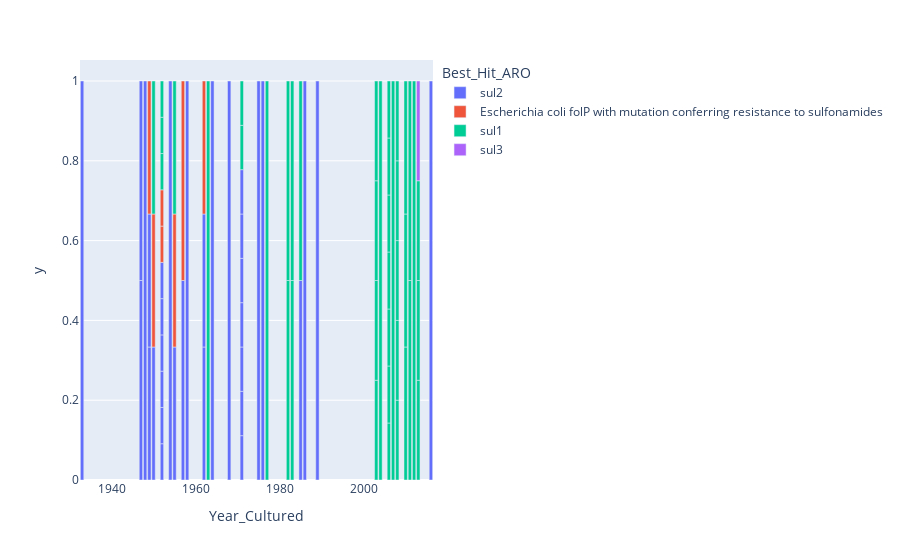

Notebook cell for this chart:
### Code cell
px.bar(
    sul_resist,
    x="Year_Cultured",
    y=sul_resist["Year_Cultured"].map(
        (1 / sul_resist["Year_Cultured"].value_counts()).to_dict()
    ),
    hover_data=[
        "Accession_Number",
        "Resistance Mechanism",
        "Best_Hit_ARO",
        "Drug Class",
        "AMR Gene Family",
        "Strain",
    ],
    color="Best_Hit_ARO",
)

### Figure 1 — Plotly figure (JSON) as saved in the notebook; plotly's stock layout.template omitted (floating-point values rounded to 4 significant figures; data arrays with more than 128 entries replaced by an {"elided": "..."} marker saying what was removed)
{"data": [{"alignmentgroup": "True", "customdata": {"elided": "34x6 str values"}, "hovertemplate": "Best_Hit_ARO=%{customdata[2]}<br>Year_Cultured=%{x}<br>y=%{y}<br>Accession_Number=%{customdata[0]}<br>Resistance Mechanism=%{customdata[1]}<br>Drug Class=%{customdata[3]}<br>AMR Gene Family=%{customdata[4]}<br>Strain=%{customdata[5]}<extra></extra>", "legendgroup": "sul2", "marker": {"color": "#636efa", "pattern": {"shape": ""}}, "name": "sul2", "offsetgroup": "sul2", "orientation": "v", "showlegend": true, "textposition": "auto", "type": "bar", "x": [1947, 1948, 1947, 1949, 1949, 1950, 1954, 1933, 1952, 1952, 1952, 1952, 1952, 1952, 1955, 1957, 1962, 1962, 1968, 1971, 1971, 1971, 1971, 1958, 1971, 1971, 1971, 1985, 1964, 1975, 1986, 1989, 1976, 2016], "xaxis": "x", "y": [0.5, 1, 0.5, 0.3333, 0.3333, 0.3333, 1, 1, 0.09091, 0.09091, 0.09091, 0.09091, 0.09091, 0.09091, 0.3333, 0.5, 0.3333, 0.3333, 1, 0.1111, 0.1111, 0.1111, 0.1111, 1, 0.1111, 0.1111, 0.1111, 0.5, 1, 1, 1, 1, 1, 1], "yaxis": "y"}, {"alignmentgroup": "True", "customdata": [["NCTC8009", "antibiotic target alteration", "Escherichia coli folP with mutation conferring resistance to sulfonamides", "sulfonamide antibiotic", "sulfonamide resistant dihydropteroate synthase folP", "Escherichia coli"], ["NCTC8333", "antibiotic target alteration", "Escherichia coli folP with mutation conferring resistance to sulfonamides", "sulfonamide antibiotic", "sulfonamide resistant dihydropteroate synthase folP", "Escherichia coli"], ["NCTC9006", "antibiotic target alteration", "Escherichia coli folP with mutation conferring resistance to sulfonamides", "sulfonamide antibiotic", "sulfonamide resistant dihydropteroate synthase folP", "Escherichia coli"], ["NCTC9111", "antibiotic target alteration", "Escherichia coli folP with mutation conferring resistance to sulfonamides", "sulfonamide antibiotic", "sulfonamide resistant dihydropteroate synthase folP", "Escherichia coli"], ["NCTC9703", "antibiotic target alteration", "Escherichia coli folP with mutation conferring resistance to sulfonamides", "sulfonamide antibiotic", "sulfonamide resistant dihydropteroate synthase folP", "Escherichia coli"], ["NCTC10401", "antibiotic target alteration", "Escherichia coli folP with mutation conferring resistance to sulfonamides", "sulfonamide antibiotic", "sulfonamide resistant dihydropteroate synthase folP", "Salmonella enterica subsp. houtenae serotype Houten"], ["NCTC10487", "antibiotic target alteration", "Escherichia coli folP with mutation conferring resistance to sulfonamides", "sulfonamide antibiotic", "sulfonamide resistant dihydropteroate synthase folP", "Escherichia coli"]], "hovertemplate": "Best_Hit_ARO=%{customdata[2]}<br>Year_Cultured=%{x}<br>y=%{y}<br>Accession_Number=%{customdata[0]}<br>Resistance Mechanism=%{customdata[1]}<br>Drug Class=%{customdata[3]}<br>AMR Gene Family=%{customdata[4]}<br>Strain=%{customdata[5]}<extra></extra>", "legendgroup": "Escherichia coli folP with mutation conferring resistance to sulfonamides", "marker": {"color": "#EF553B", "pattern": {"shape": ""}}, "name": "Escherichia coli folP with mutation conferring resistance to sulfonamides", "offsetgroup": "Escherichia coli folP with mutation conferring resistance to sulfonamides", "orientation": "v", "showlegend": true, "textposition": "auto", "type": "bar", "x": [1949, 1950, 1952, 1952, 1955, 1962, 1957], "xaxis": "x", "y": [0.3333, 0.3333, 0.09091, 0.09091, 0.3333, 0.3333, 0.5], "yaxis": "y"}, {"alignmentgroup": "True", "customdata": {"elided": "41x6 str values"}, "hovertemplate": "Best_Hit_ARO=%{customdata[2]}<br>Year_Cultured=%{x}<br>y=%{y}<br>Accession_Number=%{customdata[0]}<br>Resistance Mechanism=%{customdata[1]}<br>Drug Class=%{customdata[3]}<br>AMR Gene Family=%{customdata[4]}<br>Strain=%{customdata[5]}<extra></extra>", "legendgroup": "sul1", "marker": {"color": "#00cc96", "pattern": {"shape": ""}}, "name": "sul1", "offsetgroup": "sul1", "orientation": "v", "showlegend": true, "textposition": "auto", "type": "bar", "x": [1950, 1952, 1952, 1952, 1955, 1971, 1971, 1977, 1982, 1982, 1983, 1983, 1963, 1985, 2004, 2003, 2003, 2008, 2008, 2008, 2008, 2008, 2003, 2003, 2006, 2006, 2006, 2006, 2006, 2006, 2006, 2007, 2011, 2011, 2012, 2010, 2010, 2010, 2013, 2013, 2013], "xaxis": "x", "y": [0.3333, 0.09091, 0.09091, 0.09091, 0.3333, 0.1111, 0.1111, 1, 0.5, 0.5, 0.5, 0.5, 1, 0.5, 1, 0.25, 0.25, 0.2, 0.2, 0.2, 0.2, 0.2, 0.25, 0.25, 0.1429, 0.1429, 0.1429, 0.1429, 0.1429, 0.1429, 0.1429, 1, 0.5, 0.5, 1, 0.3333, 0.3333, 0.3333, 0.25, 0.25, 0.25], "yaxis": "y"}, {"alignmentgroup": "True", "customdata": [["NCTC13846", "antibiotic target replacement", "sul3", "sulfonamide antibiotic", "sulfonamide resistant sul", "Escherichia coli"]], "hovertemplate": "Best_Hit_ARO=%{customdata[2]}<br>Year_Cultured=%{x}<br>y=%{y}<br>Accession_Number=%{customdata[0]}<br>Resistance Mechanism=%{customdata[1]}<br>Drug Class=%{customdata[3]}<br>AMR Gene Family=%{customdata[4]}<br>Strain=%{customdata[5]}<extra></extra>", "legendgroup": "sul3", "marker": {"color": "#ab63fa", "pattern": {"shape": ""}}, "name": "sul3", "offsetgroup": "sul3", "orientation": "v", "showlegend": true, "textposition": "auto", "type": "bar", "x": [2013], "xaxis": "x", "y": [0.25], "yaxis": "y"}], "layout": {"autosize": true, "barmode": "relative", "legend": {"title": {"text": "Best_Hit_ARO"}, "tracegroupgap": 0}, "margin": {"t": 60}, "xaxis": {"anchor": "y", "autorange": true, "domain": [0, 1], "range": [1932.0, 2016.0], "title": {"text": "Year_Cultured"}, "type": "linear"}, "yaxis": {"anchor": "x", "autorange": true, "domain": [0, 1], "range": [0, 1.053], "title": {"text": "y"}, "type": "linear"}}}
